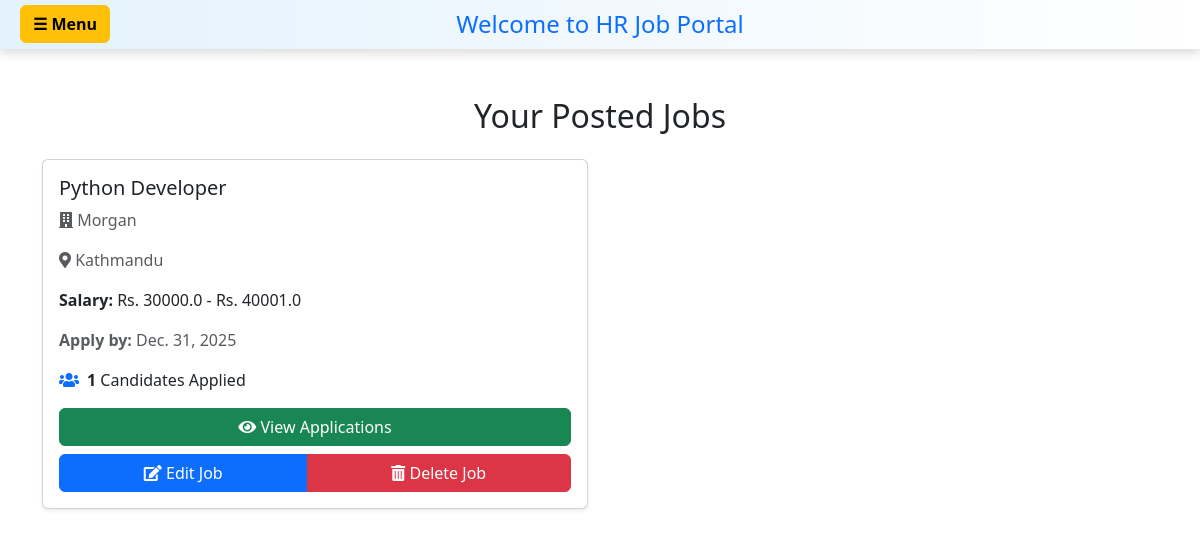
/hrdash/ (signed in), run on an earlier commit of the app's database.
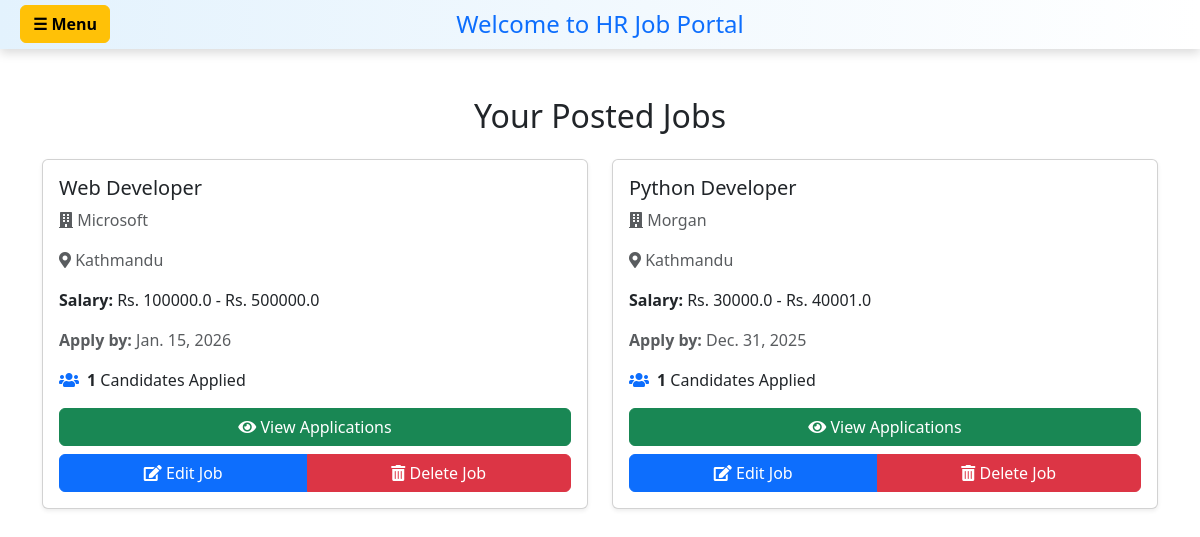
And on a later commit of the database.
### hr/models.py (models this page shows, shortened)
class JobPost(models.Model):
    user=models.ForeignKey(User,on_delete=models.CASCADE)
    title=models.CharField(max_length=200)
    address=models.CharField(max_length=200)
    CompanyName=models.CharField(max_length=200)
    salaryLow=models.FloatField(default=0, validators=[MinValueValidator(0)])
    salaryHigh=models.FloatField(default=0, validators=[MinValueValidator(0)])
    applycount=models.IntegerField(default=0)
    lastDateToApply=models.DateField()
    created_at=models.DateTimeField(auto_now_add=True, null=True)

### hr/views.py (the view)
# urls.py: path("hrdash/", views.hrhome, name='hrdash'),
@login_required(login_url='login_user')
def hrhome(request):
    jobs = JobPost.objects.filter(user=request.user).order_by('-created_at')
    context = {'jobs': jobs}
    return render(request, 'hr/hrdashboard.html', context)

### hr/templates/hr/hrdashboard.html (shortened to what this page needs)
<!doctype html>
<html lang="en">
  <head>
    <link href="https://cdn.jsdelivr.net/npm/bootstrap@5.3.8/dist/css/bootstrap.min.css" rel="stylesheet">
    <link rel="stylesheet" href="https://cdnjs.cloudflare.com/ajax/libs/font-awesome/5.15.3/css/all.min.css">
  </head>
  <body>
  {% include 'hr/navbar.html' %}
<div class="container my-5">
  <h2 class="text-center mb-4">Your Posted Jobs</h2>
  {% if jobs %}
  <div class="row">
    {% for job in jobs %}
    <div class="col-md-6 mb-4">
      <div class="card shadow-sm h-100">
        <div class="card-body">
          <h5 class="card-title">{{ job.title }}</h5>
          <p class="card-text text-muted"><i class="fas fa-building"></i> {{ job.CompanyName }}</p>
          <p class="card-text text-muted"><i class="fas fa-map-marker-alt"></i> {{ job.address }}</p>
          <p class="card-text"><strong>Salary:</strong> Rs. {{ job.salaryLow }} - Rs. {{ job.salaryHigh }}</p>
          <p class="card-text text-muted"><strong>Apply by:</strong> {{ job.lastDateToApply }}</p>
          <div class="d-flex align-items-center mb-3">
            <i class="fas fa-users me-2 text-primary"></i>
            <span><strong>{{ job.applycount }}</strong> Candidates Applied</span>
          </div>
          <div class="d-grid gap-2">
            <a href="{% url 'candidate_details' job.id %}" class="btn btn-success">
              <i class="fas fa-eye"></i> View Applications
            </a>
            <div class="btn-group" role="group">
              <a href="{% url 'edit_job' job.id %}" class="btn btn-primary">
                <i class="fas fa-edit"></i> Edit Job
              </a>
              <a href="{% url 'delete_job' job.id %}" class="btn btn-danger">
                <i class="fas fa-trash-alt"></i> Delete Job
              </a>
            </div>
          </div>
        </div>
      </div>
    </div>
    {% endfor %}
  </div>
  {% else %}
  <div class="alert alert-info text-center" role="alert">
    <h4>No jobs posted yet!</h4>
    <p>Start by posting your first job.</p>
    <a href="{% url 'postjob' %}" class="btn btn-primary">Post a Job</a>
  </div>
  {% endif %}
</div>
  </body>
</html>

What changed in the data, as far as the page shows it:
added JobPost: title "Web Developer", CompanyName "Microsoft", address "Kathmandu", salaryLow "100000.0", salaryHigh "500000.0", lastDateToApply "Jan. 15, 2026", applycount "1"
